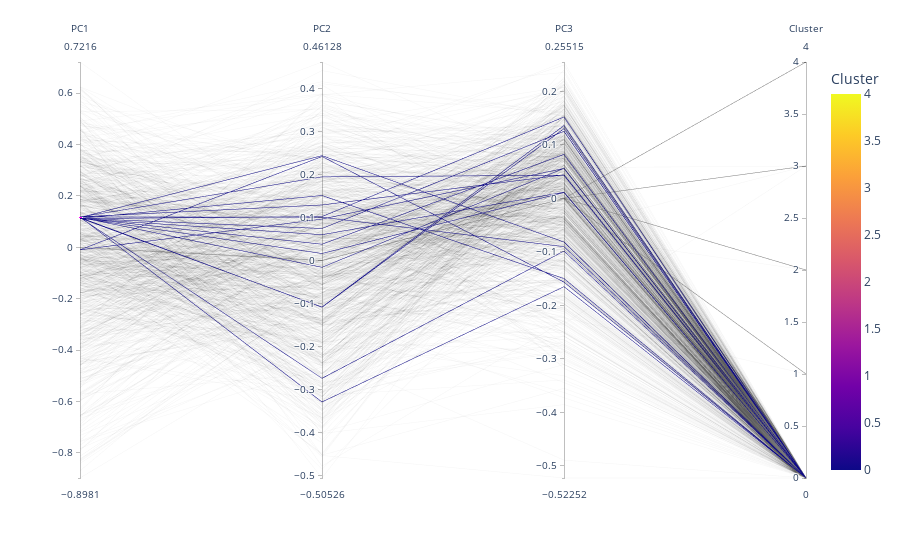

Notebook code cell kept with this figure:
### Code cell
import plotly.express as px

px.parallel_coordinates(df_pca_kmeans_sample, color='Cluster')

### Figure 1 — Plotly figure (JSON) as saved in the notebook; plotly's stock layout.template omitted (floating-point values rounded to 4 significant figures; data arrays with more than 128 entries replaced by an {"elided": "..."} marker saying what was removed)
{"data": [{"dimensions": [{"constraintrange": [[-0.009876, -0.009876], [0.1123, 0.12]], "label": "PC1", "values": {"elided": "1993 float values"}}, {"label": "PC2", "values": {"elided": "1993 float values"}}, {"label": "PC3", "values": {"elided": "1993 float values"}}, {"label": "Cluster", "values": {"elided": "1993 int values"}}], "domain": {"x": [0, 1], "y": [0, 1]}, "line": {"color": {"elided": "1993 int values"}, "coloraxis": "coloraxis"}, "name": "", "type": "parcoords"}], "layout": {"autosize": true, "coloraxis": {"colorbar": {"title": {"text": "Cluster"}}, "colorscale": [[0, "#0d0887"], [0.1111, "#46039f"], [0.2222, "#7201a8"], [0.3333, "#9c179e"], [0.4444, "#bd3786"], [0.5556, "#d8576b"], [0.6667, "#ed7953"], [0.7778, "#fb9f3a"], [0.8889, "#fdca26"], [1, "#f0f921"]]}, "legend": {"tracegroupgap": 0}, "margin": {"t": 60}}}
